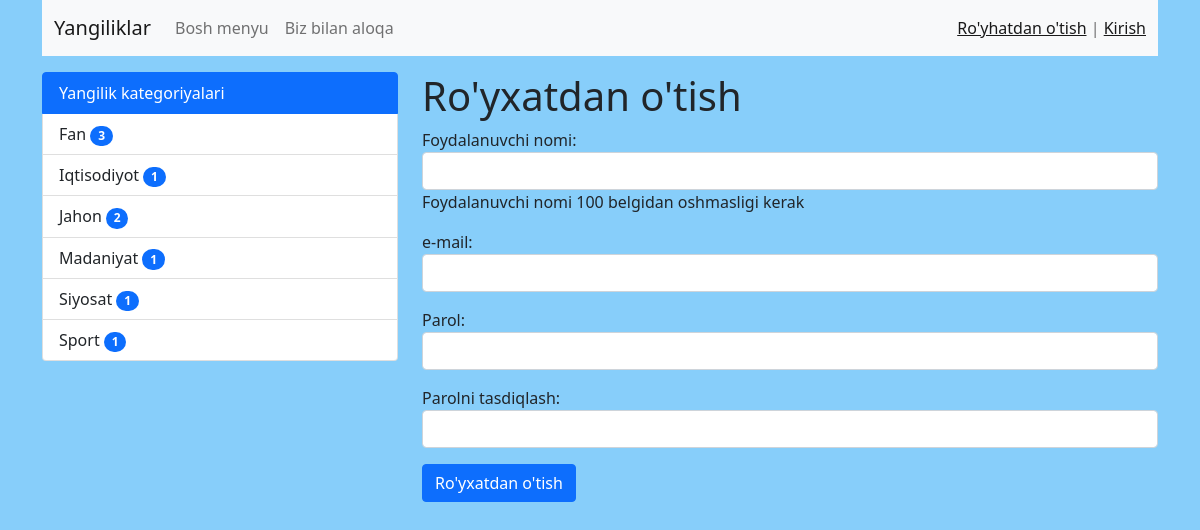
Screenshot of /register/ with the database file from the repository.
### myapp/models.py (models this page shows, shortened)
class Category(models.Model):
    name = models.CharField(max_length=50)
    slug = models.SlugField(max_length=50, unique=True)
    def get_absolute_url(self):
        return reverse('category', kwargs={'slug': self.slug})
    class Meta:
        verbose_name = 'Kategoriya'
        verbose_name_plural = 'Kategoriyalar'

### myapp/views.py (the view)
# urls.py: path('register/', register, name='register'),
def register(request):
    if request.method == 'POST':
        form = UserRegisterForm(request.POST)
        if form.is_valid():
            user = form.save()
            login(request, user)
            messages.success(request, "Siz muvaffaqiyatli ro'yxatdan o'tdingiz")
            return redirect('login')
        else:
            messages.error(request, "Ro'yxatdan o'tishda xatolik")
    else:
        form = UserRegisterForm()
    return render(request, 'register.html', {'form': form})

### myapp/forms.py
class UserRegisterForm(UserCreationForm):
    username = forms.CharField(label="Foydalanuvchi nomi", help_text=
    "Foydalanuvchi nomi 100 belgidan oshmasligi kerak", widget=forms.TextInput(
        attrs={'class': 'form-control', 'autocomplete': 'off'}))
    password1 = forms.CharField(label="Parol", widget=forms.PasswordInput(
        attrs={'class': 'form-control'}))
    password2 = forms.CharField(label="Parolni tasdiqlash", widget=forms.PasswordInput(
        attrs={'class': 'form-control'}))
    email = forms.EmailField(label="e-mail", widget=forms.EmailInput(
        attrs={'class': 'form-control'}
    ))
    class Meta:
        model = User
        fields = ('username', 'email', 'password1', 'password2')

### myapp/templatetags/news_tags.py (called while the page is built)
@register.inclusion_tag('list_categories.html')
def show_categories():
    categories = Category.objects.annotate(cnt=Count('news', filter=F(
        'news__is_published'
    ))).filter(cnt__gt=0)
    return {'categories':categories}

### templates/register.html (shortened to what this page needs)
{% extends 'base.html' %}
{% load static %}
{% block sidebar %}
    {% include 'inc/_sidebar.html' %}
{% endblock %}
{% block content %}
    <h1>Ro'yxatdan o'tish</h1>
    <form method="post">
    {{ form.as_p }}
    <button type="submit" class="btn btn-primary">Ro'yxatdan o'tish</button>
    </form>
{% endblock %}

### templates/list_categories.html
<div class="list-group">
    <a href="{% url 'home' %}" class="list-group-item list-group-item-action active" aria-current="true">
        Yangilik kategoriyalari
    </a>
    {% for category in categories %}
        <a href="{{ category.get_absolute_url }}"
           class="list-group-item list-group-item-action">{{ category.name }}
        <span class="badge bg-primary rounded-pill">{{ category.cnt }}</span>
        </a>
    {% endfor %}
</div>

### static/css/style.css (style rules this page uses)
body { background-color: lightskyblue; }

### rows the page displays
Category: name "Fan", cnt "3"
Category: name "Iqtisodiyot", cnt "1"
Category: name "Jahon", cnt "2"
Category: name "Madaniyat", cnt "1"
Category: name "Siyosat", cnt "1"
Category: name "Sport", cnt "1"
